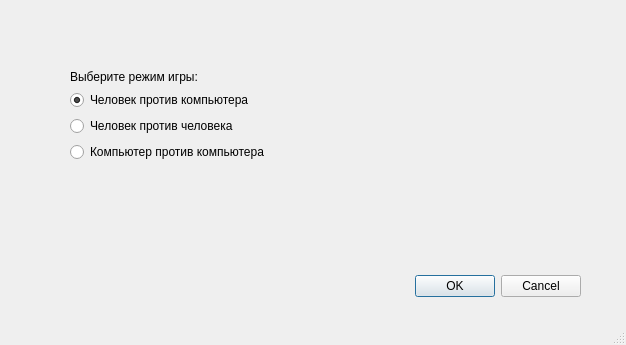
<?xml version="1.0" encoding="UTF-8"?>
<ui version="4.0">
 <class>StartGameDialog</class>
 <widget class="QDialog" name="StartGameDialog">
  <property name="geometry">
   <rect>
    <x>0</x>
    <y>0</y>
    <width>626</width>
    <height>345</height>
   </rect>
  </property>
  <property name="windowTitle">
   <string>Dialog</string>
  </property>
  <property name="sizeGripEnabled">
   <bool>true</bool>
  </property>
  <property name="modal">
   <bool>true</bool>
  </property>
  <widget class="QDialogButtonBox" name="buttonBox">
   <property name="geometry">
    <rect>
     <x>240</x>
     <y>270</y>
     <width>341</width>
     <height>32</height>
    </rect>
   </property>
   <property name="orientation">
    <enum>Qt::Horizontal</enum>
   </property>
   <property name="standardButtons">
    <set>QDialogButtonBox::Cancel|QDialogButtonBox::Ok</set>
   </property>
  </widget>
  <widget class="QWidget" name="verticalLayoutWidget">
   <property name="geometry">
    <rect>
     <x>70</x>
     <y>70</y>
     <width>464</width>
     <height>172</height>
    </rect>
   </property>
   <layout class="QFormLayout" name="formLayout">
    <item row="0" column="0">
     <widget class="QLabel" name="label">
      <property name="text">
       <string>Выберите режим игры:</string>
      </property>
     </widget>
    </item>
    <item row="1" column="0">
     <widget class="QRadioButton" name="human_Vs_AI_button">
      <property name="text">
       <string>Человек против компьютера</string>
      </property>
      <property name="checked">
       <bool>true</bool>
      </property>
     </widget>
    </item>
    <item row="2" column="0">
     <widget class="QRadioButton" name="human_Vs_human_button">
      <property name="text">
       <string>Человек против человека</string>
      </property>
     </widget>
    </item>
    <item row="3" column="0">
     <widget class="QRadioButton" name="AI_Vs_AI_button">
      <property name="text">
       <string>Компьютер против компьютера</string>
      </property>
      <property name="autoExclusive">
       <bool>true</bool>
      </property>
     </widget>
    </item>
   </layout>
  </widget>
 </widget>
 <resources/>
 <connections>
  <connection>
   <sender>buttonBox</sender>
   <signal>accepted()</signal>
   <receiver>StartGameDialog</receiver>
   <slot>accept()</slot>
   <hints>
    <hint type="sourcelabel">
     <x>248</x>
     <y>254</y>
    </hint>
    <hint type="destinationlabel">
     <x>157</x>
     <y>274</y>
    </hint>
   </hints>
  </connection>
  <connection>
   <sender>buttonBox</sender>
   <signal>rejected()</signal>
   <receiver>StartGameDialog</receiver>
   <slot>reject()</slot>
   <hints>
    <hint type="sourcelabel">
     <x>316</x>
     <y>260</y>
    </hint>
    <hint type="destinationlabel">
     <x>286</x>
     <y>274</y>
    </hint>
   </hints>
  </connection>
 </connections>
</ui>
